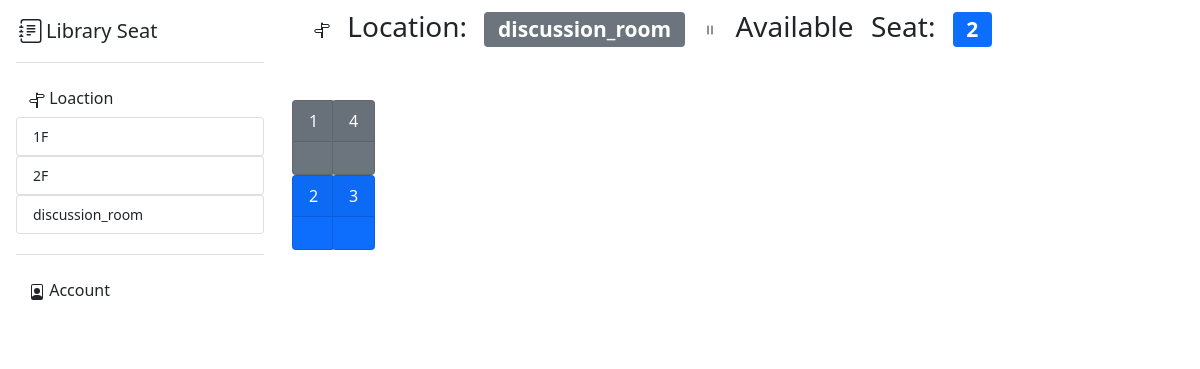
/location/discussion_room, run on an earlier commit of the app's database.
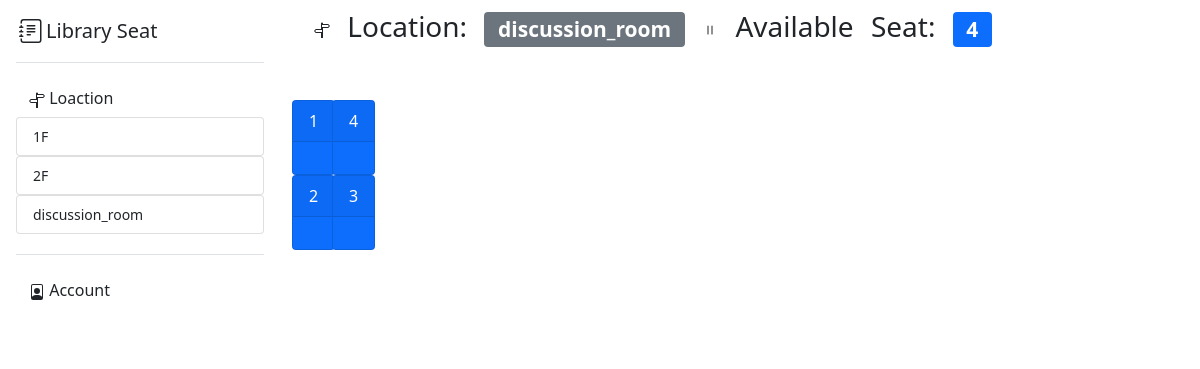
And on a later commit of the database.
### main/models.py (models this page shows)
class Seat(models.Model):
    location = models.ForeignKey(Location, on_delete=models.CASCADE)
    camera = models.ManyToManyField(Camera, blank=True) #every seat is capture by multiple cameras
    camera_data = models.ManyToManyField(Camera_Data, blank=True) # data from each camera
    seat_number = models.IntegerField()
    seat_position_x = models.FloatField(max_length=200)
    seat_position_y = models.FloatField(max_length=200)
    occupy = models.BooleanField()

### main/views.py (the view)
# urls.py: path("location/<str:location_name>", views.location, name="location"),
def location(response, location_name):
    location_list = Location.objects.all()
    try:
        location = Location.objects.get(name=location_name)
        available_seat=0
        for seat in location.seat_set.all():
            if seat.occupy == False:
                available_seat +=1
        return render(response, "main/location.html", { "location_list":location_list, "location":location, "available_seat": available_seat})
    except Location.DoesNotExist:
        return render(response, "main/error_404.html", {})

### main/models.py (called while the page is built)
    def __str__(self):
        return self.name

### main/templates/main/location.html (shortened to what this page needs)
{% extends 'main/base.html' %}
{% block content %}
  <div class="row" ,name="seat_number_count", style=" padding: 10px; word-spacing: 10px; height: 100px;">
    <h3 >
    Location: <span class="badge bg-secondary">{{location}}</span>
    <svg xmlns="http://www.w3.org/2000/svg" width="16" height="16" fill="currentColor" class="bi bi-pause" viewBox="0 0 16 16">
      <path d="M6 3.5a.5.5 0 0 1 .5.5v8a.5.5 0 0 1-1 0V4a.5.5 0 0 1 .5-.5zm4 0a.5.5 0 0 1 .5.5v8a.5.5 0 0 1-1 0V4a.5.5 0 0 1 .5-.5z"/>
    </svg>
    Available Seat: <span class="badge bg-primary", id="available_seat">{{available_seat}}</span>
    </h3>
  </div>
  <div class="row" ,name="seat_display" , style="position: relative">
    <div id="card">
      {% for seat in location.seat_set.all %}
        {% if seat.occupy == True%}
          <div id="{{seat.seat_number}}" class="card text-white bg-secondary mb-3" style="position: absolute; max-width: 4rem; top:{{seat.seat_position_y}}px; left:{{seat.seat_position_x}}px">
            <div class="card-header">{{seat.seat_number}}</div>
            <div class="card-body">
            </div>
          </div>
        {% else %}
          <div id="{{seat.seat_number}}" class="card text-white bg-primary mb-3" style="position: absolute; max-width: 4rem; top:{{seat.seat_position_y}}px; left:{{seat.seat_position_x}}px">
            <div class="card-header">{{seat.seat_number}}</div>
            <div class="card-body">
            </div>
          </div>
        {% endif %}
      {% endfor %}
    </div>
  </div>
{% endblock content %}

What changed in the data, as far as the page shows it:
changed Seat (number 1 of 4 on the later page): occupy True → False (drawn)
changed Seat (number 2 of 4 on the later page): occupy True → False (drawn)
Also different on the page:
{{ available_seat }}: "2" → "4"
